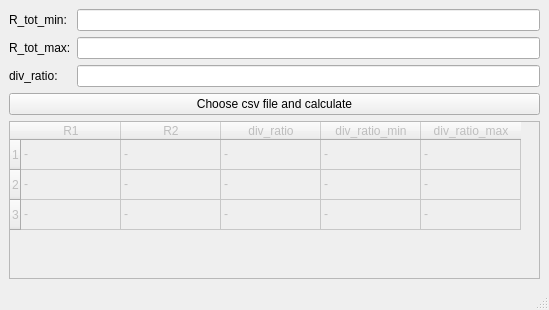
<?xml version="1.0" encoding="UTF-8"?>
<ui version="4.0">
 <class>Resistors_Calculator</class>
 <widget class="QMainWindow" name="Resistors_Calculator">
  <property name="geometry">
   <rect>
    <x>0</x>
    <y>0</y>
    <width>549</width>
    <height>310</height>
   </rect>
  </property>
  <property name="windowTitle">
   <string>Resistors_Calculator</string>
  </property>
  <widget class="QWidget" name="centralwidget">
   <layout class="QGridLayout" name="gridLayout">
    <item row="1" column="1">
     <widget class="QLineEdit" name="r_tot_max_lineEdit"/>
    </item>
    <item row="2" column="0">
     <widget class="QLabel" name="divider_label">
      <property name="text">
       <string>div_ratio:</string>
      </property>
     </widget>
    </item>
    <item row="2" column="1">
     <widget class="QLineEdit" name="divider_lineEdit">
      <property name="text">
       <string/>
      </property>
     </widget>
    </item>
    <item row="3" column="0" colspan="2">
     <widget class="QPushButton" name="calculate_pushButton">
      <property name="text">
       <string>Choose csv file and calculate</string>
      </property>
     </widget>
    </item>
    <item row="0" column="1">
     <widget class="QLineEdit" name="r_tot_min_lineEdit"/>
    </item>
    <item row="1" column="0">
     <widget class="QLabel" name="rtotmax_label">
      <property name="text">
       <string>R_tot_max:</string>
      </property>
     </widget>
    </item>
    <item row="0" column="0">
     <widget class="QLabel" name="rtotmin_label">
      <property name="text">
       <string>R_tot_min:</string>
      </property>
     </widget>
    </item>
    <item row="4" column="0" colspan="2">
     <widget class="QTableWidget" name="resistors_tableWidget">
      <property name="enabled">
       <bool>false</bool>
      </property>
      <row>
       <property name="text">
        <string>1</string>
       </property>
      </row>
      <row>
       <property name="text">
        <string>2</string>
       </property>
      </row>
      <row>
       <property name="text">
        <string>3</string>
       </property>
      </row>
      <column>
       <property name="text">
        <string>R1</string>
       </property>
      </column>
      <column>
       <property name="text">
        <string>R2</string>
       </property>
      </column>
      <column>
       <property name="text">
        <string>div_ratio</string>
       </property>
      </column>
      <column>
       <property name="text">
        <string>div_ratio_min</string>
       </property>
      </column>
      <column>
       <property name="text">
        <string>div_ratio_max</string>
       </property>
      </column>
      <item row="0" column="0">
       <property name="text">
        <string>-</string>
       </property>
      </item>
      <item row="0" column="1">
       <property name="text">
        <string>-</string>
       </property>
      </item>
      <item row="0" column="2">
       <property name="text">
        <string>-</string>
       </property>
      </item>
      <item row="0" column="3">
       <property name="text">
        <string>-</string>
       </property>
      </item>
      <item row="0" column="4">
       <property name="text">
        <string>-</string>
       </property>
      </item>
      <item row="1" column="0">
       <property name="text">
        <string>-</string>
       </property>
      </item>
      <item row="1" column="1">
       <property name="text">
        <string>-</string>
       </property>
      </item>
      <item row="1" column="2">
       <property name="text">
        <string>-</string>
       </property>
      </item>
      <item row="1" column="3">
       <property name="text">
        <string>-</string>
       </property>
      </item>
      <item row="1" column="4">
       <property name="text">
        <string>-</string>
       </property>
      </item>
      <item row="2" column="0">
       <property name="text">
        <string>-</string>
       </property>
      </item>
      <item row="2" column="1">
       <property name="text">
        <string>-</string>
       </property>
      </item>
      <item row="2" column="2">
       <property name="text">
        <string>-</string>
       </property>
      </item>
      <item row="2" column="3">
       <property name="text">
        <string>-</string>
       </property>
      </item>
      <item row="2" column="4">
       <property name="text">
        <string>-</string>
       </property>
      </item>
     </widget>
    </item>
   </layout>
  </widget>
  <widget class="QMenuBar" name="menubar">
   <property name="geometry">
    <rect>
     <x>0</x>
     <y>0</y>
     <width>549</width>
     <height>21</height>
    </rect>
   </property>
  </widget>
  <widget class="QStatusBar" name="statusbar"/>
 </widget>
 <resources/>
 <connections/>
</ui>
